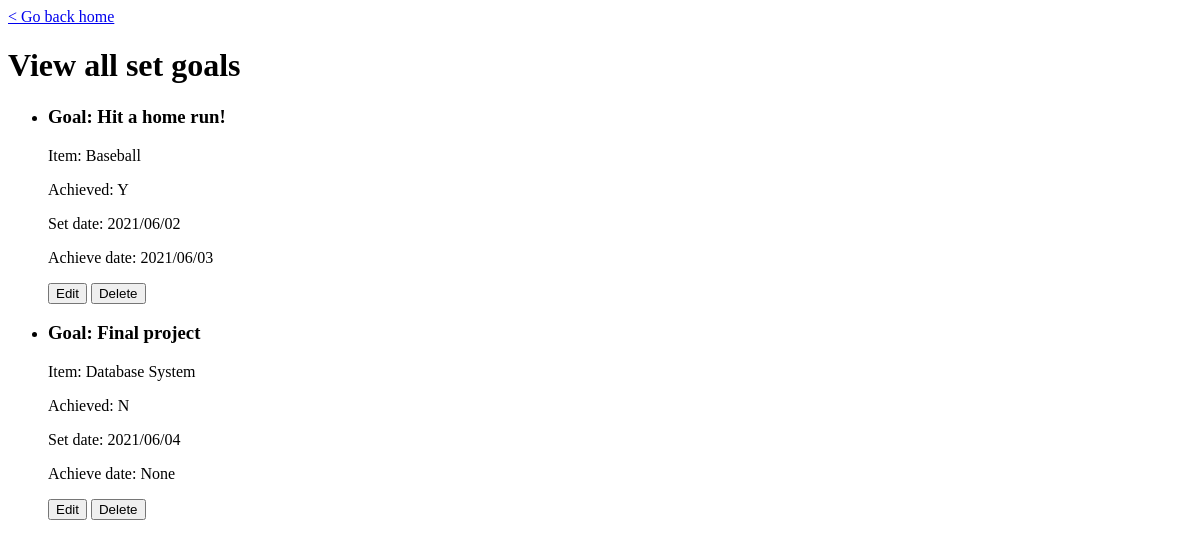
Page /goals/listAll on the earlier database version.
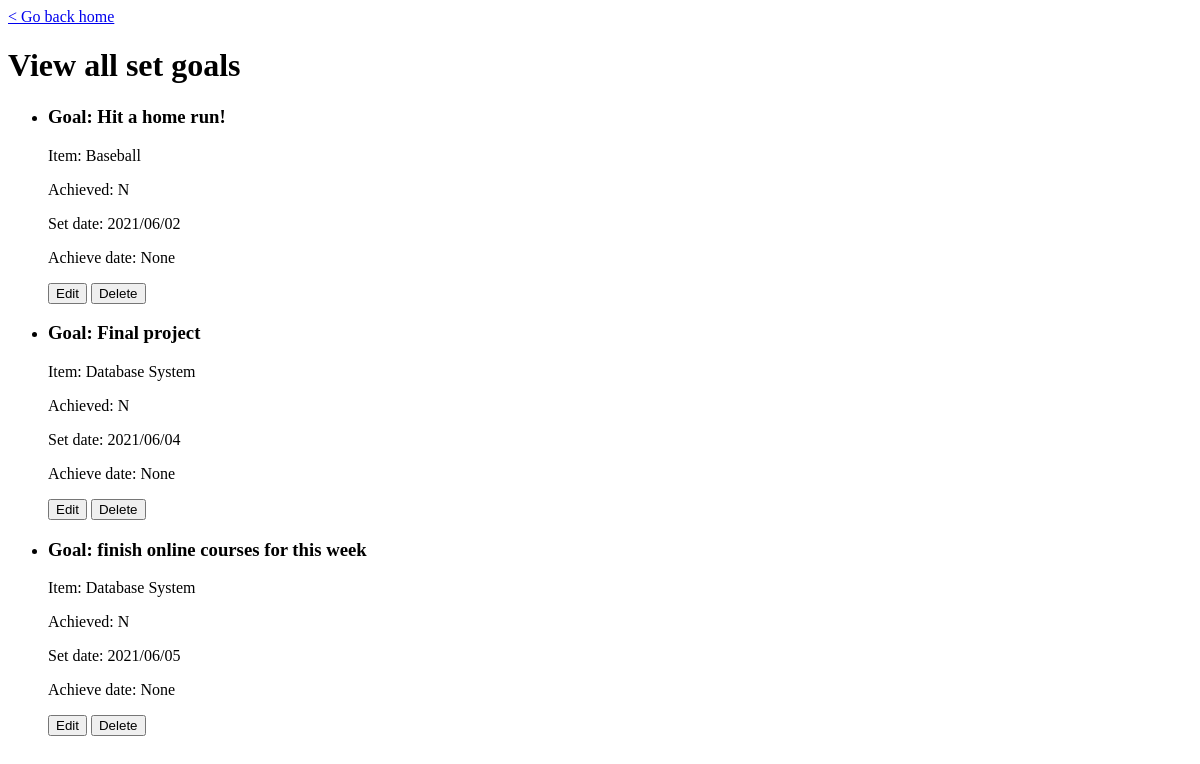
Same page on the later database version.
### MainApp/models.py (models this page shows, shortened)
class Goals(db.Model):
    __tablename__ = 'Goals'
    GoalNumber = db.Column(db.CHAR(6), primary_key=True)
    ItemNumber = db.Column(db.CHAR(6), db.ForeignKey('Items.ItemNumber', ondelete='CASCADE'), nullable=False)
    Goal = db.Column(db.VARCHAR(100), nullable=False)
    Achieved = db.Column(db.CHAR(1), nullable=False)
    SetDate = db.Column(db.CHAR(10))
    AchieveDate = db.Column(db.CHAR(10))
    '''
    __table_args__ = (
        db.ForeignKeyConstraint(['ItemNumber'], ['Items.ItemNumber']),
    )
    '''
    goal_referenced_by_record = db.relationship('Records', lazy=True, foreign_keys='Records.GoalNumber')

class Items(db.Model):
    __tablename__ = 'Items'
    Category = db.Column(db.VARCHAR(20), nullable=False)
    ItemNumber = db.Column(db.CHAR(6), primary_key=True)
    Name = db.Column(db.VARCHAR(50), nullable=False)
    item_referenced_by_record = db.relationship('Records', lazy=True, cascade='delete')
    item_referenced_by_goal = db.relationship('Goals', lazy=True, cascade='delete')

### main.py (the view)
@app.route('/goals/listAll')
def goals_listAll():
    return goals_views.listGoals()

### MainApp/Goals/views.py (called while the page is built)
def listGoals():
    numberOfGoals = db.session.execute('SELECT COUNT(*) AS Number '+
                                       'FROM Goals').fetchall()[0].Number
    if numberOfGoals > 0:
        allGoals = db.session.execute('SELECT Items.Name, Goals.Goal, Goals.GoalNumber, Goals.Achieved, Goals.SetDate, Goals.AchieveDate '+
                                      'FROM Goals, Items '+
                                      'WHERE Goals.ItemNumber = Items.ItemNumber')
        return render_template('goals/goal_listAll.html', goals=allGoals)
    else:
        return '<h2>There isn\'t any set goal</h2>'

### MainApp/templates/goals/goal_listAll.html (shortened to what this page needs)
<!doctype html>
<html>
    <body>
        <a href="/home" title="go to Homepage">&lt Go back home</a>
        <div class="goalContainer">
            <h1 class="goalContainer">View all set goals</h1>
            <ul class="setGoals">
                {% for g in goals %}
                <li class="setGoals">
                    <h3 class="goal" id="goal">Goal: {{g.Goal}}</h3>
                    <p class="goal" id="item">Item: {{g.Name}}</p>
                    <p class="goal" id="achieved">Achieved: {{g.Achieved}}</p>
                    <p class="goal" id="setDate">Set date: {{g.SetDate}}</p>
                    <p class="goal" id="achieveDate">Achieve date: {{g.AchieveDate}}</p>
                    <button type="modifyRequest" onclick="sendModifyRequest('{{g.GoalNumber}}')">Edit</button>
                    <button type="deleteRequest" onclick="deleteWarn('{{g.GoalNumber}}')">Delete</button>
                </li>
                {% endfor %}
            </ul>
        </div>
    </body>
</html>

Differences in the rows shown:
changed Goals "Hit a home run!": Achieved "Y" → "N"; AchieveDate "2021/06/03" → "None"
added Goals: Goal "finish online courses for this week", Name "Database System", Achieved "N", SetDate "2021/06/05", AchieveDate "None"
